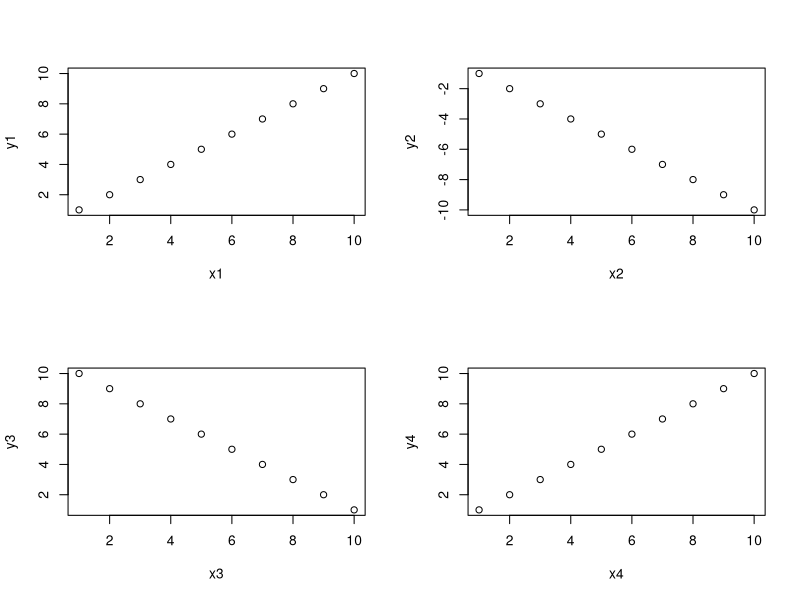

Write R code to recreate this figure. (Note: this script raises an error after producing the figure.)
## ---- chunk 1
knitr::opts_chunk$set(fig.width = 8, collapse = TRUE)
knitr::opts_chunk$set(echo = TRUE)
## ---- chunk 2
squares = rep(NA, 10) # use rep to create a vector length 10 of NAs to store the result
for (i in 1:10) { # for loop
  squares[i] = i^2
}
squares
## ---- chunk 3
#?sapply 
# syntax: sapply(X = object_to_repeat_over, FUN = function_to_repeat)
# simple example of sapply over a vector
# we can use an in-line function definition
sapply(1:10, function(x)  x^2)
# equivalently, we can define our own functions separately for sapply
# e.g. a function that calculates the area of a circle radius r, pi*r^2
areaCircle = function(r){
  return(pi * r^2)
}
sapply(1:10, areaCircle)
# in R, we can also just use short-hand for simple vector calculations:
pi*(1:10)^2
# but unlike the short-hand, sapply can also iterate over elements in a list
listy = list(a = TRUE, b = c("a", "b", "c"), c = 10:100)
str(listy) # look at the structure of 'listy'
length(listy) # look at the length of 'listy'
# use sapply to return a vector for length of each object within the list
sapply(listy, FUN = length) 
## ---- chunk 4
df1 = data.frame(x1 = 1:10, y1 = 1:10)
df2 = data.frame(x2 = 1:10, y2 = -1:-10)
df3 = data.frame(x3 = 1:10, y3 = 10:1)
df4 = data.frame(x4 = 1:10, y4 = 1:10)
my_list = list(df1, df2, df3, df4) # put 4 data frames together in a list
par(mfrow = c(2,2)) # set up frame for 4 plots
sapply(my_list, plot) # plot my_list with sapply
## ---- chunk 5
#load in the data
data(state)
states = as.data.frame(state.x77) # convert data to a familiar format - data frame
str(states) # let's take a look at the dataframe
# calculate the mean for each column
apply(states, 2, mean)
# note you could get this with colMeans() or summary(), along with the min and max and other values, but there may be instances where you only want the mean
# you could also plot each column against Population in ggplot
## ---- chunk 6
apply(states, 2, FUN = function(i) ggplot(states, aes(x=Population, y = i))+geom_point()+geom_smooth(method="lm")+theme_classic())
## ---- chunk 7
#calculate the sum across each row in states
apply(states, 1, sum)
## ---- chunk 8
lapply(1:10, function(x)  x^2) # lapply returns list
sapply(1:10, function(x)  x^2, simplify = FALSE) # same as an lapply
sapply(1:10, function(x)  x^2) # default is simplify = TRUE which retuns a vector
## ---- chunk 9
# load state data again, you can skip this if you already have it loaded
data(state)
states = as.data.frame(state.x77) # convert data to a familiar format - data frame
str(states) # let's take a look at the dataframe
# example syntax --- tapply(variable of interest, grouping variable, function)
# for each US region in our dataset, finds the mean of Frost for states in that region
tapply(states$Frost, state.region, mean) # state.region contains the region information for each state
# you can nest apply statements! Let's find the region average for all the variables in the states dataset
apply(states,
      2, # apply over columns of my_states
      function(x) tapply(x, state.region, mean)) # each column = variable of interest for tapply
## ---- chunk 10
# load state data
#?state
data(state)
# this data is stored in a slightly different way than other datasets we've used so far
states = as.data.frame(state.x77) # run this line of code to avoid later confusion
apply(states,2,mean)
#or an alternative that will get you only the columns requested
colMeans(states[,c("Population", "Income", "Area")])
## ---- chunk 11
tapply(states$Area, state.region, mean)
## ---- chunk 12
#how many columns do we have? 
dim(states)
par(mfrow = c(2,2)) # make your plot window show 2 rows and 2 columns at once
apply(states, 2, hist)
## ---- chunk 13
livability <- apply(states[,c("Illiteracy", "Murder", "Frost")], 1, prod) # subset to variables of interest
livability[order(livability, decreasing = T)][1:10] # top ten least livable states
## ---- chunk 14
data_to_plot = c(1,3,4,5,6,3,3,4,5,1,1,1,1,1)
par(mfrow = c(2,2))# run this line to set your plot to make 4 plots in total (2rows, 2columns)
## ---- chunk 15
data_to_plot = c(1,3,4,5,6,3,3,4,5,1,1,1,1,1)
my_colors = c("deeppink", "red", "blue", "darkgreen")
par(mfrow = c(2,2)) # extra styling, plots in a 2x2 grid
sapply(my_colors, FUN = function(i) hist(data_to_plot, main = i, col = i))
## ---- chunk 16
states_standardized = apply(states, 2, function(x) (x-mean(x))/sd(x))
# original:
head(states)
# standardized
head(states_standardized)
## ---- chunk 17
par(mfrow = c(2,2))
sapply(colnames(states), function(x)hist(states[ , x],main = x, xlab = x,col = "darkblue"))
